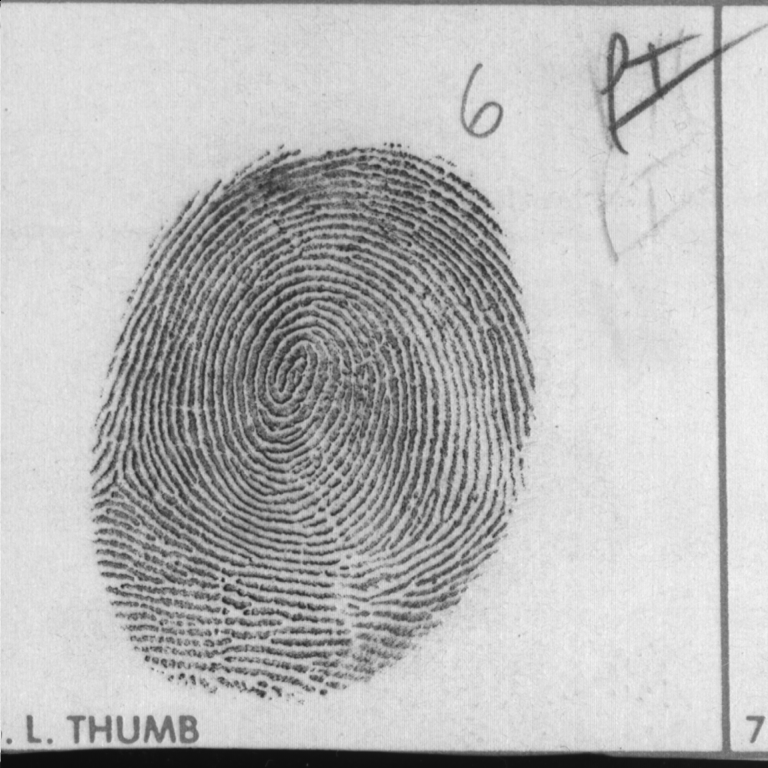
#> input picture lab1/fprint3.pgm, 768 x 768 px
$ jupyter execute laboratorio1.ipynb
#> lines starting #> are read from the running program, lines starting #| are printed output that depends on the picture; after the words box and inside, x2 and y2 are one past the last pixel; in counts of white or black regions, pixels touching at a corner belong together
### lab1/cvlib.py
import cv2 as cv
import matplotlib.pyplot as plt
import numpy as np

def imgview(img, title=None, filename=None, axis=False):
    """
        Variables:
            img, array de la image
            tittle, string del titulo de la imangen
            filename, nombre con el que se guardaría la imagen
            axis
        Retorno:
            printea la imagen que fue enviada con sus parámetros agregados
    """
    r,c = img.shape[0:2]
    k=8
    fig = plt.figure(figsize=(k,k)) #creamos una figura. Es crear una instancia donde vamos a dibujar.
    ax = fig.add_subplot(111) # sobre la misma, agrego un subplot(111), el 111 es la posición. filas, columnas y posición a la cual nos referimos el ax.
                              # el ax, (axis) son ejes.
    if len(img.shape) == 3:  #decido si la imagen es o no a color. Y decimos cómo dibujarla.
        im = ax.imshow(img,extent=None) # punto el contenido del ax. extent, configurar el origen de la gráfica.
    else:
        im = ax.imshow(img,extent=None,cmap='gray',vmin=0,vmax=255) # escala de color, min y max de la escala.
    # el im, sirve para reciclar el objeto.

    if title != None:
        ax.set_title(title,fontsize=14) # si  trae un titulo, se lo pongo a la imagen.


    if not axis: # para poner las "direcciones" o la posición de cada pixel de la imagen.
        plt.axis('off')
    else:
        ax.grid(c='w')
        ax.xaxis.tick_top()
        ax.xaxis.set_label_position('top')
        ax.set_xlabel('Columns',fontsize=14)
        ax.set_ylabel('Rows',fontsize=14)
        ax.xaxis.label.set_color('w')
        ax.yaxis.label.set_color('w')
        ax.tick_params(axis='x', colors='w',labelsize=14)
        ax.tick_params(axis='y', colors='w',labelsize=14)

    if filename != None: # si tiene un dirección, entonces lo guarda ahí.
        plt.savefig(filename)
    plt.show()

# [106 lines left out: functions hist, splitrgb, not called in this run]


def imgcmp(img, img2, title=None, axis=False):
    """_summary_
        funcion que recibe dos array que representan las imagenes y las pone en una misma figura.
        valido si son a color o no para definir como mostrarlas.
    Args:
        img (array int): array de la primera imagen
        img2 (array int): array de la segunda imagen
    """
    fig = plt.figure(figsize=(10,10)) # hacer la figura
    ax1 = fig.add_subplot(121)
    if len(img.shape) == 3:  #decido si la imagen es o no a color. Y decimos cómo dibujarla.
        ax1.imshow(img,extent=None) # punto el contenido del ax. extent, configurar el origen de la gráfica.
    else:
        ax1.imshow(img,extent=None,cmap='gray',vmin=0,vmax=255) # escala de color, min y max de la escala.
    if title != None:
        if len(title) > 0:
            ax1.set_title(title[0])
        else:
            ax1.set_title("Imagen 1")
    if not axis: # para poner las "direcciones" o la posición de cada pixel de la imagen.
        plt.axis('off')
    else:
        ax1.grid(c='w')
        ax1.xaxis.tick_top()
        ax1.xaxis.set_label_position('top')
        ax1.set_xlabel('Columns',fontsize=14)
        ax1.set_ylabel('Rows',fontsize=14)
        ax1.xaxis.label.set_color('w')
        ax1.yaxis.label.set_color('w')
        ax1.tick_params(axis='x', colors='w',labelsize=14)
        ax1.tick_params(axis='y', colors='w',labelsize=14)
    ax2 = fig.add_subplot(122)
    if len(img2.shape) == 3:  #decido si la imagen es o no a color. Y decimos cómo dibujarla.
        ax2.imshow(img2,extent=None) # punto el contenido del ax. extent, configurar el origen de la gráfica.
    else:
        ax2.imshow(img2,extent=None,cmap='gray',vmin=0,vmax=255) # escala de color, min y max de la escala.
    if title != None:
        if len(title) > 1:
            ax2.set_title(title[1])
        else:
            ax2.set_title("Imagen 2")
    if not axis: # para poner las "direcciones" o la posición de cada pixel de la imagen.
        plt.axis('off')
    else:
        ax2.grid(c='w')
        ax2.xaxis.tick_top()
        ax2.xaxis.set_label_position('top')
        ax2.set_xlabel('Columns',fontsize=14)
        ax2.set_ylabel('Rows',fontsize=14)
        ax2.xaxis.label.set_color('w')
        ax2.yaxis.label.set_color('w')
        ax2.tick_params(axis='x', colors='w',labelsize=14)
        ax2.tick_params(axis='y', colors='w',labelsize=14)
    plt.show()
# [62 lines left out: functions imgcdf, imgeq, cdfview, not called in this run]

### lab1/laboratorio1.ipynb
Carlos Manuel Alvarado Alvarado 20200118
- Python 3.9.16 de ambiente.

[cell 1]
import numpy as np
import cv2 as cv
import matplotlib.pyplot as plt
import cvlib # mi librería
import random
#!pip install imutils

[cell 2]
img = cv.imread('fprint3.pgm', cv.IMREAD_GRAYSCALE)
#> img is the input picture: shape (768, 768); min 10, max 247, mean 184.9
r,c = img.shape[0:2]
#> r = 768; c = 768
print('Rows {0}\nColumns {1}\nPixels {2:,}'.format(r,c,r*c))
#| Rows 768
#| Columns 768
#| Pixels 589,824

[cell 3]
# def imgcdf(img):
#     """Compute the CDF on an image
#     Args:
#         img (numpy array): Source image
#     Returns:
#         cdf (list): Computed CDf of img
#         hist (list): Histogram of img
#     """
#     hist_list = cv.calcHist([img],[0],None,[256],[0,256])
#     #hist = [(item) for sublist in hist_list for item in sublist]
#     hist = hist_list.ravel()

#     # define cdf placeholder
#     cdf = []
#     t = 0
#     for p in hist:
#         t += p
#         cdf.append(t)
#     return cdf, hist

[cell 4]
# [19 lines of commented-out code are left out]

V1

[cell 5]
# [4 lines of commented-out code are left out]

V2

[cell 6]
im_floodfill = img.copy()
D = 30
cv.floodFill(im_floodfill, None, (10 ,10), 255,  loDiff=D, upDiff=D, flags=cv.FLOODFILL_FIXED_RANGE)
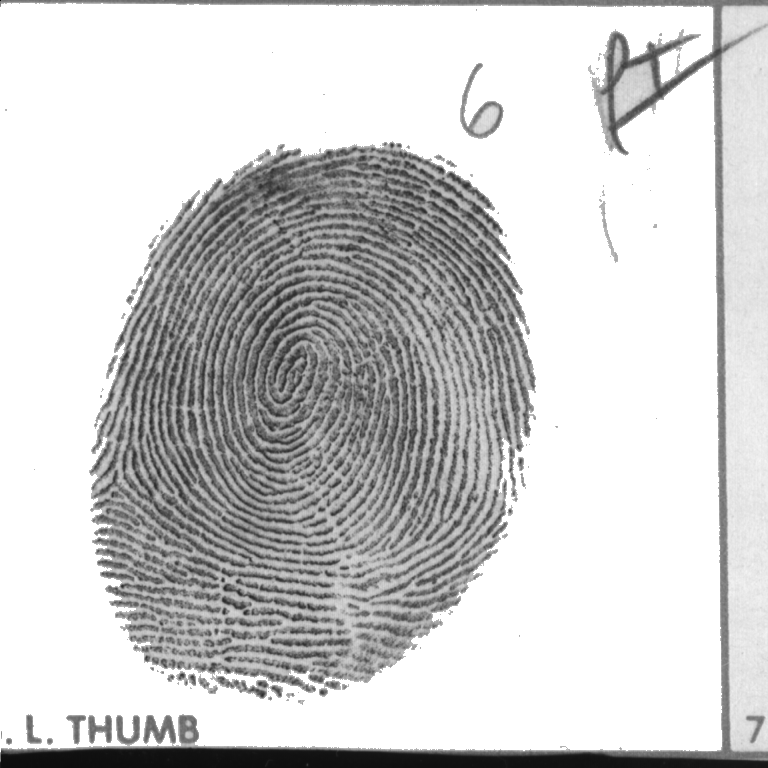
#> im_floodfill: shape (768, 768); min 10, max 255, mean 205.3
cvlib.imgview(im_floodfill)

[cell 7]
# adaptive_g = cv.adaptiveThreshold(im_floodfill, 255, cv.ADAPTIVE_THRESH_GAUSSIAN_C, cv.THRESH_BINARY,11,0)
# cvlib.imgview(adaptive_g)

V3

[cell 8]
img_result = cv.adaptiveThreshold(im_floodfill, 255, cv.ADAPTIVE_THRESH_GAUSSIAN_C, cv.THRESH_BINARY_INV,41,2)
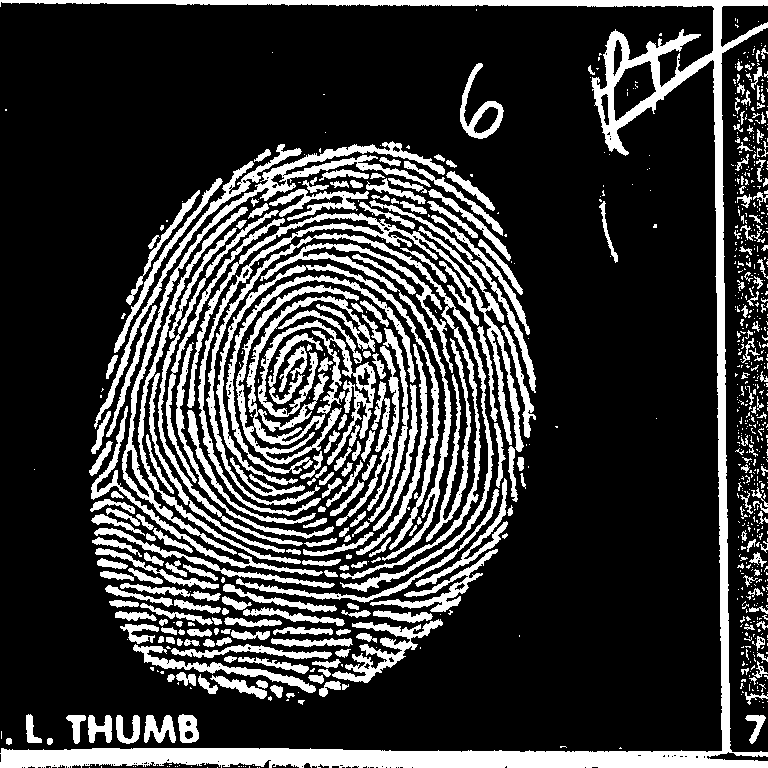
#> img_result: shape (768, 768); 22.7% white; 873 white regions (597 under 20 px)
mode = cv.RETR_TREE # contour retrieval mode
method = [cv.CHAIN_APPROX_NONE, cv.CHAIN_APPROX_SIMPLE] # contour approximation method
contours, hierarchy = cv.findContours(img_result, mode, method[1])
#> contours = 1067 contours, 827 with area under 20; largest, box (x1, y1, x2, y2) and area: (0, 0, 768, 768) 26289, (187, 213, 524, 516) 5420, (122, 141, 445, 555) 4838, (206, 233, 494, 592) 4640, (236, 285, 375, 464) 4006

[cell 9]
print(f'Type: {type(contours)}')
#| Type: <class 'list'>
print(f'Elements: {len(contours):,}')
#| Elements: 1,067

[cell 10]
# draw contours over image
index = -1
color = (0,255,0) #(r,g,b)
thickness = 1
imgcont = cv.drawContours(img_result.copy(), contours, index, color, thickness)
#> imgcont: shape (768, 768); 13.8% white; 770 white regions (389 under 20 px), largest, box (x1, y1, x2, y2) and area: (1, 1, 767, 767) 21139, (179, 142, 444, 268) 1508, (96, 162, 253, 421) 1122
cvlib.imgview(imgcont)

[cell 11]
img_result = imgcont

Remover los contornos con poca área

[cell 12]
def imgpad(image, r):
    """_summary_
        La función empieza obteniendo el valor de columnas y filas de la imagen original.
        Eso nos sirve, porque el padding es agregar un "marco" a la imagen, por lo que sabemos que
        r * 2 nos generara los espacios necesarios para el nuevo lenght de cada fila de la imagen.
                                                                                    filas       columnas
        Por lo tanto, se crea un array con np.zero de numpy y sus dimensiones son: (row+(r*2), column+(r*2)
        Por ejemplo, si la imagen es de 8 * 8, tendremos una de 10 * 10, para tener 1 pixel de marco con el padding.

        Para poner la imagen dentro de la matriz, le caemos encima a el espacio que equivale a donde estaría la imagen
        original. Eso nos trae justamente el espacio en donde corresponde nuestra imagen inicial.
    Args:
        image (uint8): array de la imagen
        r (int): cantidad de pixeles que queremos nuestro padding.
    """
#> called with r = 1
    row,column = image.shape[0:2]
#> row = 768; column = 768
    arr = np.zeros((row+(r*2), column+(r*2)))
    arr[r:r+row, r:r+column] = image
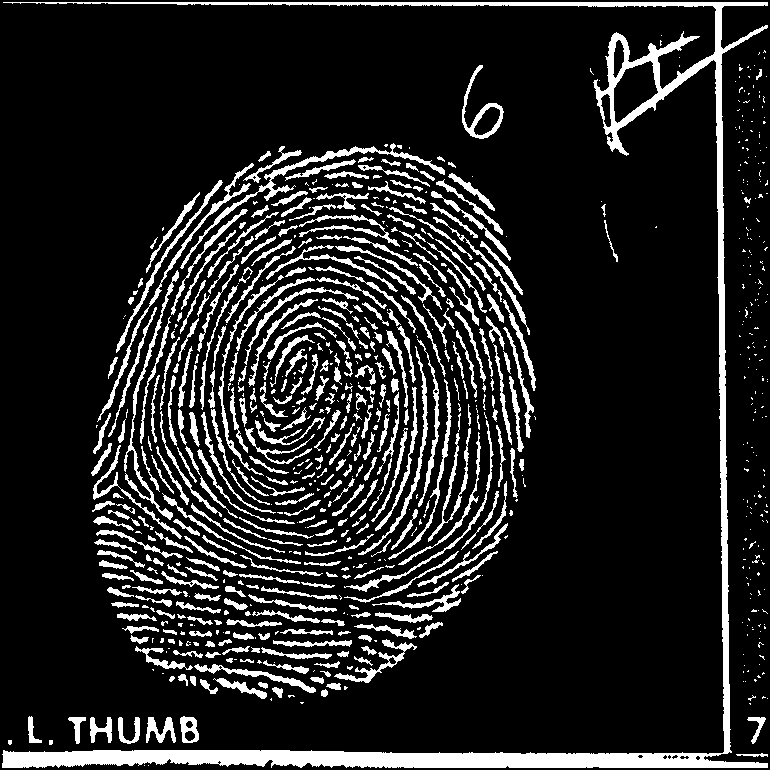
#> arr: shape (770, 770) float64; 13.7% white; 770 white regions (389 under 20 px), largest, box (x1, y1, x2, y2) and area: (2, 2, 768, 768) 21139, (180, 143, 445, 269) 1508, (97, 163, 254, 422) 1122
    return arr

img2 = imgpad(img_result, 1)
r,c = img.shape[0:2]
r2,c2 = img2.shape[0:2]
#> r2 = 770; c2 = 770
cvlib.imgcmp(img_result, img2, title=['Orignal row: {0}, column: {1}'.format(r,c),'Padding row: {0}, column: {1}'.format(r2,c2)])

[cell 13]
def find(data, i):
    if i != data[i]:
        data[i] = find(data, data[i])
    return data[i]

def union(data, i, j):
    pi, pj = find(data, i), find(data, j)
    if pi != pj:
        data[pj] = pi

def connected(data, i, j):
    return find(data, i) == find(data, j)

[cell 14]
def connected_c(img):
    # first_pass
    current_pixel = 1
    conflictos = []
    labels_current = []
    copy_image = img.copy()
    copy_image[copy_image>0] = 1
    copy_image = imgpad(copy_image, 1)
    row, column = copy_image.shape[0:2]
#> row = 770; column = 770
    for r in range(row):
        for c in range(column):
                if (copy_image[r,c] != 0):
                    vecinos = [copy_image[r,c-1], copy_image[r-1,c]]
                    #print(vecinos)
                    if (vecinos[0] == 0 and vecinos[1] == 0):
                        copy_image[r,c] = int(current_pixel)
                        labels_current.append(current_pixel-1)
                        current_pixel += 1
                        #print(f"NO hay izquierda ni arriba, en pos: {r,c}")
                    else:
                        if (vecinos[0] != 0 and vecinos[1] != 0):
                            if (vecinos[0] == vecinos[1]):
                                copy_image[r,c] = int(vecinos[0])
                            else:
                                copy_image[r,c] = int(min(vecinos))
                                if [int(min(vecinos)), int(max(vecinos))] in conflictos:
                                    pass
                                else:
                                    conflictos.append((int(min(vecinos))-1, int(max(vecinos))-1))
                                # crear relacion
                        elif(vecinos[0] == 0):
                             copy_image[r,c] = int(vecinos[1])
                        else:
                             copy_image[r,c] = int(vecinos[0])
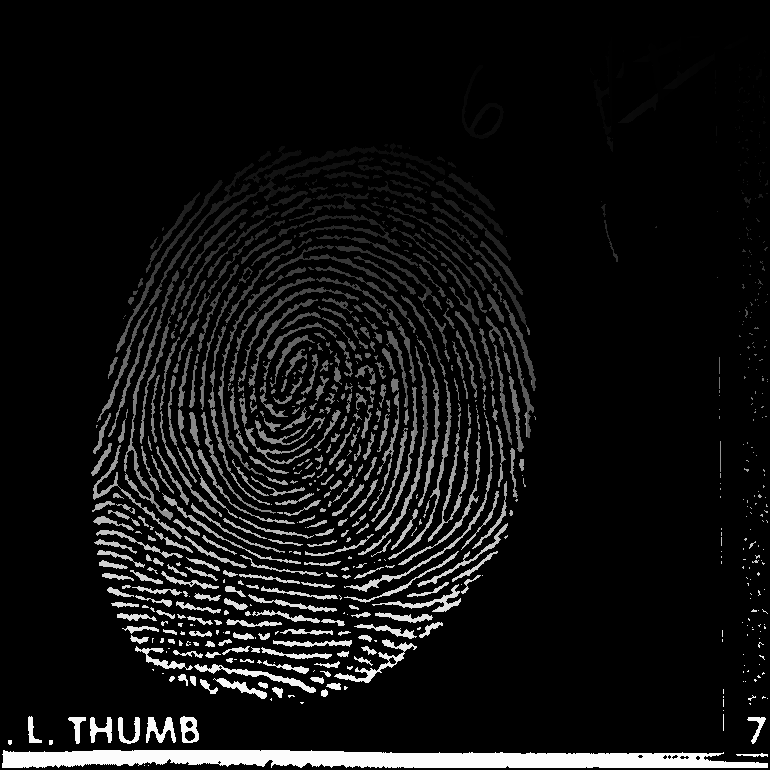
#> copy_image: shape (770, 770) float64; min 0, max 5583, mean 397.1; drawn with min black and max white
#> after the loop, conflictos = 16694 pairs, first value 0 to 5576, second value 1 to 5579; current_pixel = 5584; labels_current = 5583 values from 0 to 5582
    conflictos = list(set(conflictos))
#> conflictos = 4714 pairs, first value 0 to 5576, second value 1 to 5579
    for i, j in conflictos:
        union(labels_current, i, j)
#> this loop made 4714 passes
#> (i, j, pi in union, pj in union) on passes 1 to 3: (1566, 1578, 1566, 1578), (266, 268, 266, 268), (445, 499, 445, 499)
    copy_image = copy_image.astype(int)
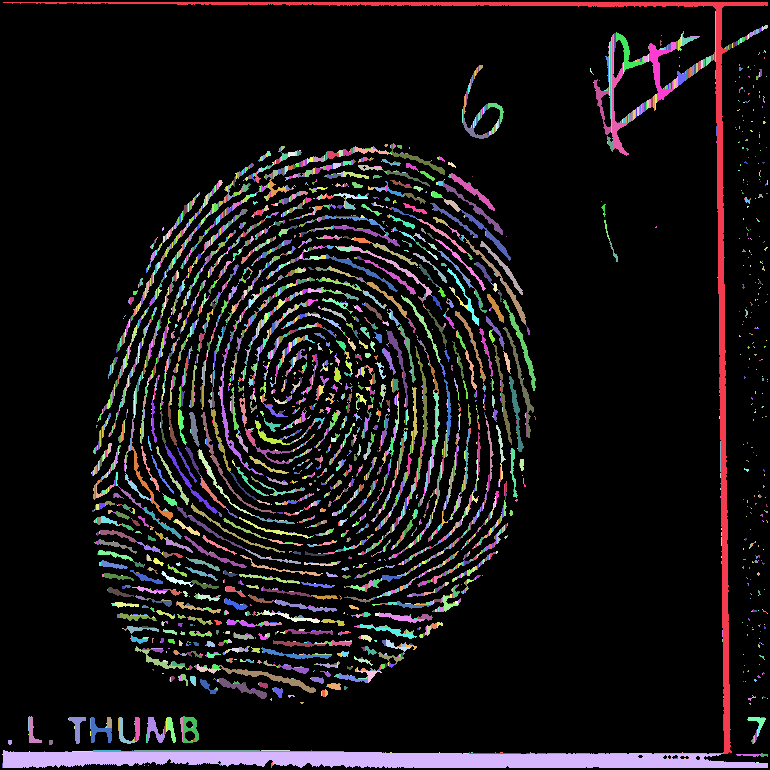
#> copy_image: shape (770, 770) int64; 5584 distinct labels, from 0 to 5583; one colour per label, 0 black
    # two_pass
    for r in range(row):
        for c in range(column):
                if (copy_image[r,c] != 0):
                    copy_image[r,c] = (find(labels_current, (copy_image[r,c]-1)))+1
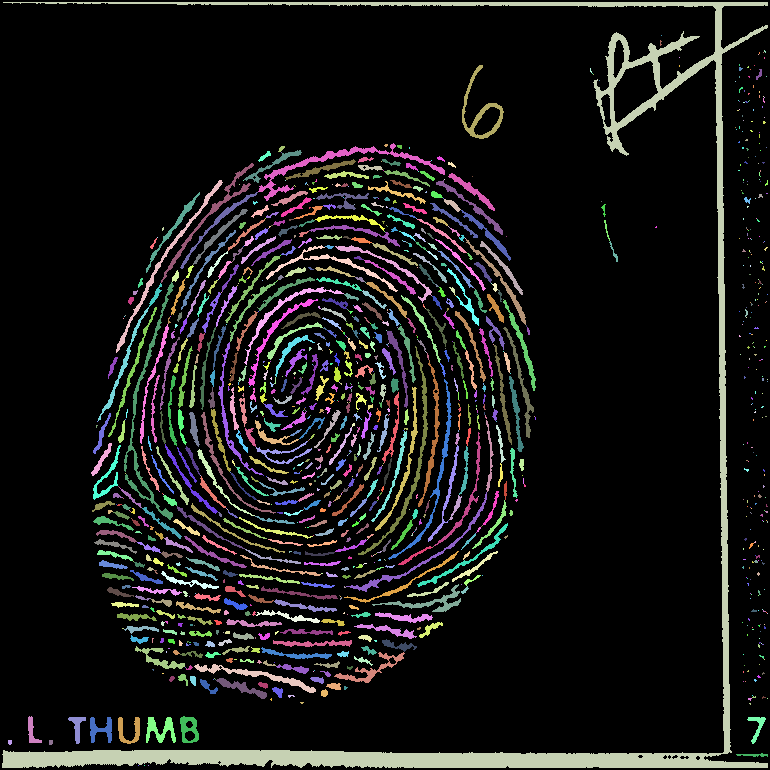
#> copy_image: shape (770, 770) int64; 1235 distinct labels, from 0 to 5583; one colour per label, 0 black

    #print(labels_current)
    #labels_current = [i + value for i in labels_current]
    return copy_image, conflictos, labels_current

img_ccl, conflictos, labels_current = connected_c(img_result)
#> labels_current = 5583 values, max 5582 at index 5582, min 2 at index 0, mean 2516.2

[cell 15]
def random_color():
    levels = range(32,256,32)
    return tuple(random.choice(levels) for _ in range(3))
def labelview(labels):
    colores = {}
    row, column = labels.shape[0:2]
#> row = 770; column = 770
    img_color =  np.zeros(labels.shape, dtype=np.uint8)
    img_color = cv.cvtColor(img_color, cv.COLOR_GRAY2RGB)
#> img_color: shape (770, 770, 3); every value is 0
    lista_is = list(set(labels_current))
#> lista_is = 1234 values from 2 to 5582
    for i in [i + 1 for i in lista_is]:
        colores[i] = random_color()
#> this loop made 1234 passes
#> i on passes 1 to 3: 3, 21, 32
#> after the loop, colores = 1234 items
    for r in range(row):
        for c in range(column):
            if (labels[r,c] != 0):
                img_color[r,c] = colores[labels[r,c]]
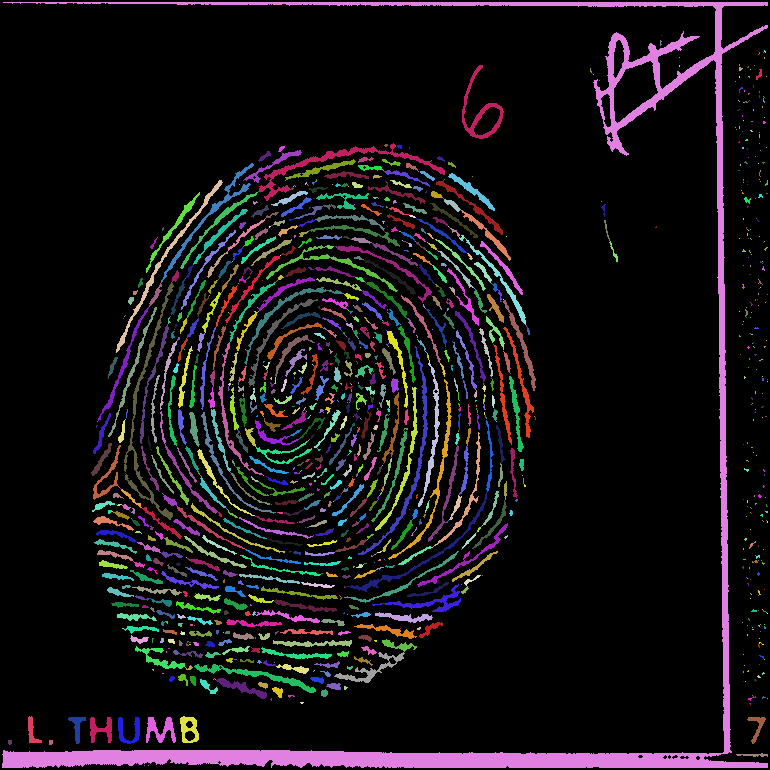
#> img_color: shape (770, 770, 3); mean B, G, R 20.7, 17.2, 21.1
    cvlib.imgview(img_color)

labelview(img_ccl)
